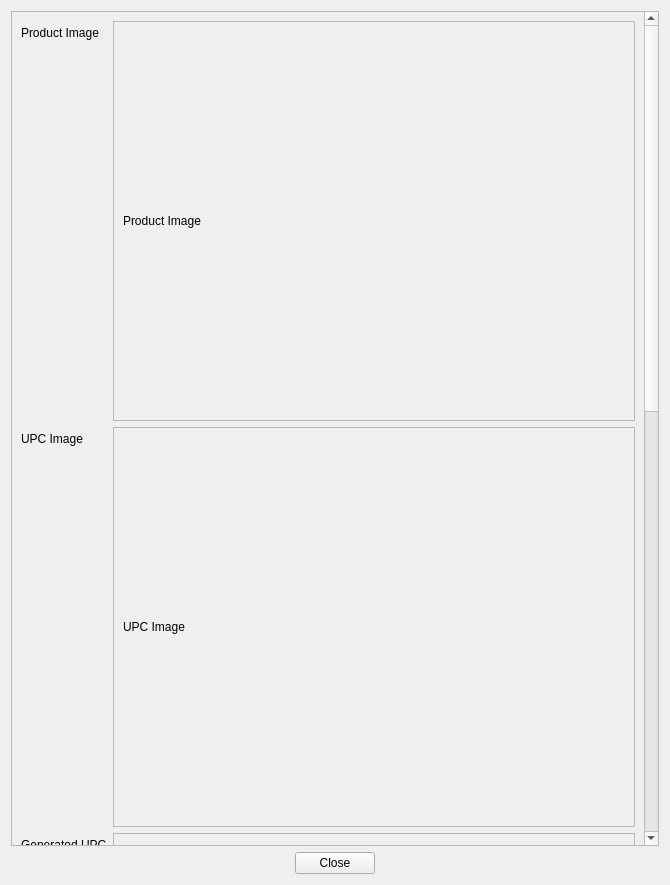
<?xml version="1.0" encoding="UTF-8"?>
<ui version="4.0">
 <class>Dialog</class>
 <widget class="QDialog" name="Dialog">
  <property name="geometry">
   <rect>
    <x>0</x>
    <y>0</y>
    <width>670</width>
    <height>885</height>
   </rect>
  </property>
  <property name="windowTitle">
   <string>Dialog</string>
  </property>
  <layout class="QGridLayout" name="gridLayout_2">
   <item row="0" column="0">
    <widget class="QScrollArea" name="scrollArea_2">
     <property name="widgetResizable">
      <bool>true</bool>
     </property>
     <widget class="QWidget" name="scrollAreaWidgetContents_2">
      <property name="geometry">
       <rect>
        <x>0</x>
        <y>-518</y>
        <width>633</width>
        <height>1838</height>
       </rect>
      </property>
      <layout class="QGridLayout" name="gridLayout_5">
       <item row="0" column="0">
        <layout class="QFormLayout" name="formLayout">
         <item row="0" column="0">
          <widget class="QLabel" name="label_productImg">
           <property name="text">
            <string>Product Image</string>
           </property>
          </widget>
         </item>
         <item row="0" column="1">
          <widget class="QFrame" name="frame">
           <property name="minimumSize">
            <size>
             <width>400</width>
             <height>400</height>
            </size>
           </property>
           <property name="frameShape">
            <enum>QFrame::StyledPanel</enum>
           </property>
           <property name="frameShadow">
            <enum>QFrame::Raised</enum>
           </property>
           <layout class="QGridLayout" name="gridLayout_6">
            <item row="0" column="0">
             <widget class="QLabel" name="product_image">
              <property name="text">
               <string>Product Image</string>
              </property>
              <property name="scaledContents">
               <bool>true</bool>
              </property>
             </widget>
            </item>
           </layout>
          </widget>
         </item>
         <item row="1" column="0">
          <widget class="QLabel" name="label_productUpc">
           <property name="text">
            <string>UPC Image</string>
           </property>
          </widget>
         </item>
         <item row="1" column="1">
          <widget class="QFrame" name="frame_2">
           <property name="minimumSize">
            <size>
             <width>400</width>
             <height>400</height>
            </size>
           </property>
           <property name="frameShape">
            <enum>QFrame::StyledPanel</enum>
           </property>
           <property name="frameShadow">
            <enum>QFrame::Raised</enum>
           </property>
           <layout class="QGridLayout" name="gridLayout">
            <item row="0" column="0">
             <widget class="QLabel" name="upc_image">
              <property name="text">
               <string>UPC Image</string>
              </property>
              <property name="scaledContents">
               <bool>true</bool>
              </property>
             </widget>
            </item>
           </layout>
          </widget>
         </item>
         <item row="2" column="0">
          <widget class="QLabel" name="label_generated_barcode">
           <property name="text">
            <string>Generated UPC</string>
           </property>
          </widget>
         </item>
         <item row="2" column="1">
          <widget class="QFrame" name="frame_3">
           <property name="minimumSize">
            <size>
             <width>400</width>
             <height>400</height>
            </size>
           </property>
           <property name="frameShape">
            <enum>QFrame::StyledPanel</enum>
           </property>
           <property name="frameShadow">
            <enum>QFrame::Raised</enum>
           </property>
           <layout class="QGridLayout" name="gridLayout_7">
            <item row="0" column="0">
             <widget class="QLabel" name="generated_upc">
              <property name="text">
               <string>Generated UPC</string>
              </property>
             </widget>
            </item>
           </layout>
          </widget>
         </item>
         <item row="4" column="0">
          <widget class="QLabel" name="label_id">
           <property name="text">
            <string>ID</string>
           </property>
          </widget>
         </item>
         <item row="4" column="1">
          <widget class="QSpinBox" name="ID">
           <property name="readOnly">
            <bool>true</bool>
           </property>
           <property name="maximum">
            <number>999999999</number>
           </property>
          </widget>
         </item>
         <item row="5" column="0">
          <widget class="QLabel" name="label_name">
           <property name="text">
            <string>Name</string>
           </property>
          </widget>
         </item>
         <item row="5" column="1">
          <widget class="QLineEdit" name="name">
           <property name="readOnly">
            <bool>true</bool>
           </property>
          </widget>
         </item>
         <item row="6" column="0">
          <widget class="QLabel" name="label_upc">
           <property name="text">
            <string>UPC</string>
           </property>
          </widget>
         </item>
         <item row="6" column="1">
          <widget class="QLineEdit" name="upc">
           <property name="readOnly">
            <bool>true</bool>
           </property>
          </widget>
         </item>
         <item row="7" column="0">
          <widget class="QLabel" name="label_homecode">
           <property name="text">
            <string>Home Code</string>
           </property>
          </widget>
         </item>
         <item row="7" column="1">
          <widget class="QLineEdit" name="homecode">
           <property name="enabled">
            <bool>true</bool>
           </property>
           <property name="readOnly">
            <bool>true</bool>
           </property>
          </widget>
         </item>
         <item row="8" column="0">
          <widget class="QLabel" name="label_case_count">
           <property name="text">
            <string>Case Count</string>
           </property>
          </widget>
         </item>
         <item row="8" column="1">
          <widget class="QSpinBox" name="case_count">
           <property name="readOnly">
            <bool>true</bool>
           </property>
          </widget>
         </item>
         <item row="9" column="0">
          <widget class="QLabel" name="label_comment">
           <property name="text">
            <string>Comment</string>
           </property>
          </widget>
         </item>
         <item row="9" column="1">
          <widget class="QScrollArea" name="scrollArea">
           <property name="minimumSize">
            <size>
             <width>0</width>
             <height>250</height>
            </size>
           </property>
           <property name="widgetResizable">
            <bool>true</bool>
           </property>
           <widget class="QWidget" name="scrollAreaWidgetContents">
            <property name="geometry">
             <rect>
              <x>0</x>
              <y>0</y>
              <width>508</width>
              <height>246</height>
             </rect>
            </property>
            <layout class="QGridLayout" name="gridLayout_4">
             <item row="0" column="0">
              <layout class="QGridLayout" name="gridLayout_3">
               <item row="0" column="0">
                <widget class="QTextEdit" name="comment">
                 <property name="minimumSize">
                  <size>
                   <width>0</width>
                   <height>200</height>
                  </size>
                 </property>
                 <property name="readOnly">
                  <bool>true</bool>
                 </property>
                </widget>
               </item>
              </layout>
             </item>
            </layout>
           </widget>
          </widget>
         </item>
         <item row="10" column="0">
          <widget class="QPushButton" name="brand_btn">
           <property name="text">
            <string>Brand</string>
           </property>
          </widget>
         </item>
         <item row="11" column="0">
          <widget class="QPushButton" name="vendor_btn">
           <property name="text">
            <string>Vendor</string>
           </property>
          </widget>
         </item>
         <item row="12" column="0">
          <widget class="QPushButton" name="manufacturer_btn">
           <property name="text">
            <string>Manufacturer</string>
           </property>
          </widget>
         </item>
         <item row="13" column="0">
          <widget class="QPushButton" name="department_btn">
           <property name="text">
            <string>Department</string>
           </property>
          </widget>
         </item>
        </layout>
       </item>
      </layout>
     </widget>
    </widget>
   </item>
   <item row="1" column="0">
    <widget class="QDialogButtonBox" name="close">
     <property name="autoFillBackground">
      <bool>true</bool>
     </property>
     <property name="orientation">
      <enum>Qt::Horizontal</enum>
     </property>
     <property name="standardButtons">
      <set>QDialogButtonBox::Close</set>
     </property>
     <property name="centerButtons">
      <bool>true</bool>
     </property>
    </widget>
   </item>
  </layout>
 </widget>
 <resources/>
 <connections/>
</ui>
